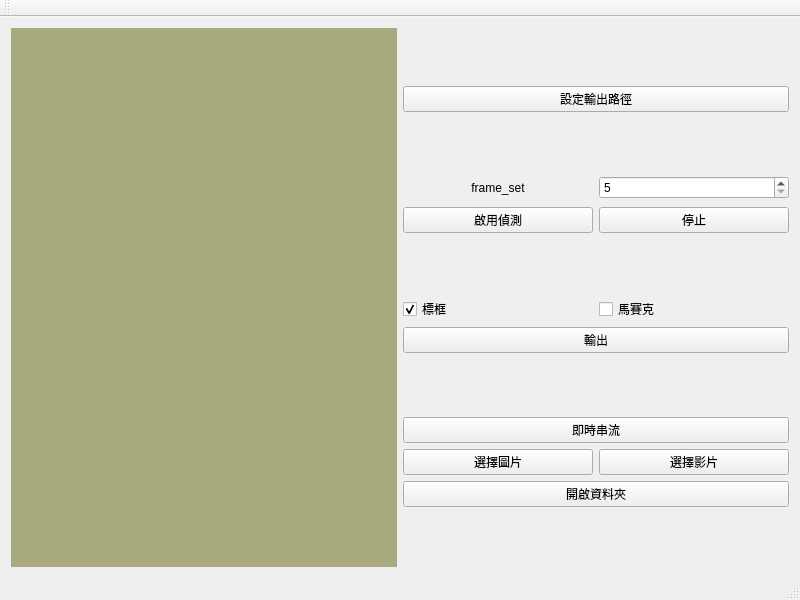
<?xml version="1.0" encoding="UTF-8"?>
<ui version="4.0">
 <class>Qt_yolo_1Class</class>
 <widget class="QMainWindow" name="Qt_yolo_1Class">
  <property name="geometry">
   <rect>
    <x>0</x>
    <y>0</y>
    <width>800</width>
    <height>600</height>
   </rect>
  </property>
  <property name="sizePolicy">
   <sizepolicy hsizetype="Expanding" vsizetype="Expanding">
    <horstretch>0</horstretch>
    <verstretch>0</verstretch>
   </sizepolicy>
  </property>
  <property name="windowTitle">
   <string>smokeing detect</string>
  </property>
  <property name="toolButtonStyle">
   <enum>Qt::ToolButtonStyle::ToolButtonIconOnly</enum>
  </property>
  <property name="documentMode">
   <bool>false</bool>
  </property>
  <widget class="QWidget" name="centralWidget">
   <property name="sizePolicy">
    <sizepolicy hsizetype="Expanding" vsizetype="Expanding">
     <horstretch>0</horstretch>
     <verstretch>0</verstretch>
    </sizepolicy>
   </property>
   <layout class="QHBoxLayout" name="horizontalLayout_2">
    <item>
     <layout class="QVBoxLayout" name="layout_media">
      <item>
       <widget class="QLabel" name="label_media_info">
        <property name="autoFillBackground">
         <bool>false</bool>
        </property>
        <property name="styleSheet">
         <string notr="true">background-color: rgb(170, 170, 127);</string>
        </property>
        <property name="text">
         <string/>
        </property>
       </widget>
      </item>
     </layout>
    </item>
    <item>
     <layout class="QVBoxLayout" name="verticalLayout_tool">
      <item>
       <widget class="QPushButton" name="Button_exportPath">
        <property name="text">
         <string>設定輸出路徑</string>
        </property>
       </widget>
      </item>
      <item>
       <layout class="QVBoxLayout" name="verticalLayout_detect" stretch="0,0">
        <property name="spacing">
         <number>8</number>
        </property>
        <property name="sizeConstraint">
         <enum>QLayout::SizeConstraint::SetMaximumSize</enum>
        </property>
        <item>
         <layout class="QHBoxLayout" name="horizontalLayout_detect_fram_set">
          <item>
           <widget class="QLabel" name="label_detect_fram_info">
            <property name="text">
             <string>frame_set</string>
            </property>
            <property name="alignment">
             <set>Qt::AlignmentFlag::AlignCenter</set>
            </property>
           </widget>
          </item>
          <item>
           <widget class="QSpinBox" name="spinBox_detect_frame_set">
            <property name="inputMethodHints">
             <set>Qt::InputMethodHint::ImhDigitsOnly</set>
            </property>
            <property name="minimum">
             <number>5</number>
            </property>
            <property name="maximum">
             <number>120</number>
            </property>
            <property name="singleStep">
             <number>5</number>
            </property>
            <property name="value">
             <number>5</number>
            </property>
           </widget>
          </item>
         </layout>
        </item>
        <item>
         <layout class="QHBoxLayout" name="horizontalLayout_detect_button">
          <property name="spacing">
           <number>6</number>
          </property>
          <item>
           <widget class="QPushButton" name="Button_Detection">
            <property name="text">
             <string>啟用偵測</string>
            </property>
           </widget>
          </item>
          <item>
           <widget class="QPushButton" name="Button_Detection_stop">
            <property name="text">
             <string>停止</string>
            </property>
           </widget>
          </item>
         </layout>
        </item>
       </layout>
      </item>
      <item>
       <layout class="QVBoxLayout" name="verticalLayout_out">
        <item>
         <layout class="QHBoxLayout" name="horizontalLayout_out_select">
          <item>
           <widget class="QCheckBox" name="checkBox_2">
            <property name="text">
             <string>標框</string>
            </property>
            <property name="checked">
             <bool>true</bool>
            </property>
           </widget>
          </item>
          <item>
           <widget class="QCheckBox" name="checkBox">
            <property name="text">
             <string>馬賽克</string>
            </property>
           </widget>
          </item>
         </layout>
        </item>
        <item>
         <widget class="QPushButton" name="Button_export">
          <property name="text">
           <string>輸出</string>
          </property>
         </widget>
        </item>
       </layout>
      </item>
      <item>
       <layout class="QVBoxLayout" name="verticalLayout_open">
        <property name="sizeConstraint">
         <enum>QLayout::SizeConstraint::SetDefaultConstraint</enum>
        </property>
        <item>
         <widget class="QPushButton" name="Button_stream">
          <property name="text">
           <string>即時串流</string>
          </property>
         </widget>
        </item>
        <item>
         <layout class="QVBoxLayout" name="verticalLayout_open_local_file">
          <item>
           <layout class="QHBoxLayout" name="horizontalLayout_open_local_single">
            <property name="sizeConstraint">
             <enum>QLayout::SizeConstraint::SetMinimumSize</enum>
            </property>
            <item>
             <widget class="QPushButton" name="Button_openImage">
              <property name="text">
               <string>選擇圖片</string>
              </property>
             </widget>
            </item>
            <item>
             <widget class="QPushButton" name="Button_openVideo">
              <property name="text">
               <string>選擇影片</string>
              </property>
             </widget>
            </item>
           </layout>
          </item>
          <item>
           <widget class="QPushButton" name="Button_openFolder">
            <property name="text">
             <string>開啟資料夾</string>
            </property>
           </widget>
          </item>
         </layout>
        </item>
       </layout>
      </item>
     </layout>
    </item>
   </layout>
  </widget>
  <widget class="QMenuBar" name="menuBar">
   <property name="geometry">
    <rect>
     <x>0</x>
     <y>0</y>
     <width>800</width>
     <height>20</height>
    </rect>
   </property>
  </widget>
  <widget class="QToolBar" name="mainToolBar">
   <attribute name="toolBarArea">
    <enum>TopToolBarArea</enum>
   </attribute>
   <attribute name="toolBarBreak">
    <bool>false</bool>
   </attribute>
  </widget>
  <widget class="QStatusBar" name="statusBar"/>
 </widget>
 <layoutdefault spacing="6" margin="11"/>
 <resources>
  <include location="Qt_yolo_1.qrc"/>
 </resources>
 <connections/>
</ui>
